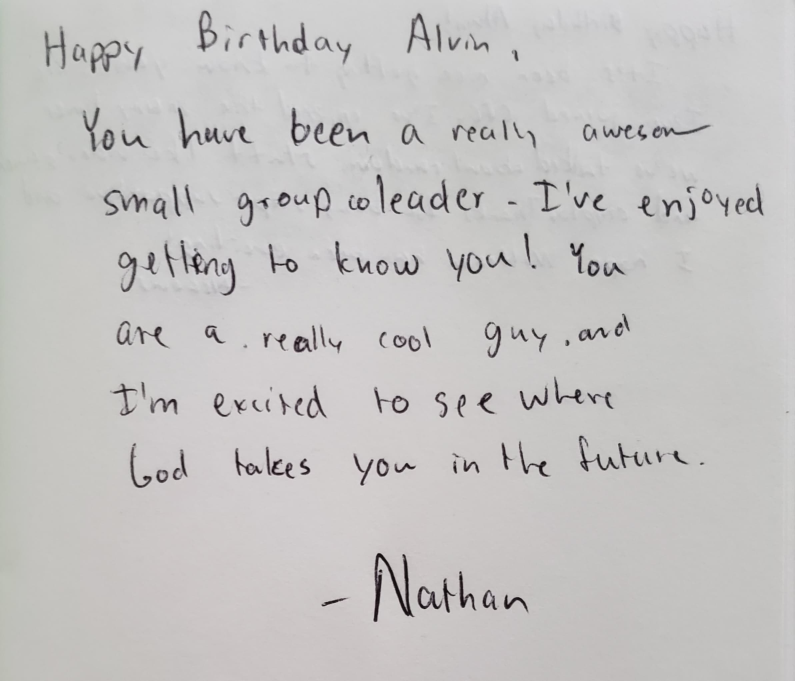
#> input picture backend/input/testNoteBright.jpg, 2384 x 2042 px, found by its file name (shown at 1/3 size)
$ python resize.py
#> lines starting #> are read from the running program, lines starting #| are printed output that depends on the picture; after the words box and inside, x2 and y2 are one past the last pixel; in counts of white or black regions, pixels touching at a corner belong together
### backend/image.py
import numpy as np
import cv2
import random


class Image():

    # Open an Image
    @staticmethod
    def open_image(path):
#> called with path = 'backend/input/testNoteBright.jpg'
        return cv2.imread(path)
#> returned value is the input picture: shape (2042, 2384, 3); mean B, G, R 194.5, 195.3, 196.9

    @staticmethod
    def save_image(filename, image):
        cv2.imwrite(filename, image)

    # [5 lines left out: function paste_image, not called in this run]

    @staticmethod
    def scale_image(src_image, new_h, new_w, min_size):
        height, width, channel = src_image.shape
        # letter is probably i or l, their width is too thin
        if width < min_size:
            # we only rescale the height in that case
            rescaled_image = cv2.resize(src_image, (width, new_h))
        else:
            rescaled_image = cv2.resize(src_image, (new_w, new_h))
        return rescaled_image

    @staticmethod
    def crop_image(src_image, bound):
        (x, y, w, h) = cv2.boundingRect(bound)
        cropped_image = src_image[y:y + h, x:x + w]
        return cropped_image

    # [4 lines left out: function new_image, not called in this run]

    @staticmethod
    def copy_image(image):
        new_image = image.copy()
        return new_image

    # [20 lines left out: function new_similar_image, not called in this run]

### backend/handwriting.py
from backend.image import Image
import cv2
import numpy as np
from backend.jenksPartition import getJenksBreaks


class Handwriting():
    def __init__(self, filename, input_folder, output_folder, file_extension, possible_lines=10, min_scalar=.01, max_scalar=.5, scaling_range_ratio=1.5):
        self.filename = filename
        self.input_folder = input_folder
        self.output_folder = output_folder
        self.file_extension = file_extension
        self.file = self.filename + self.file_extension
        self.contours = None
        self.cropped_letters = None
        self.centroids = None
        self.line_placements = None
        self.min_scalar = min_scalar
        self.max_scalar = max_scalar
        self.scaling_range_ratio = scaling_range_ratio
        self.possible_lines = possible_lines
        self.avg_contour_h, self.avg_contour_w = 0, 0

        self.image_object = Image.open_image(self.input_folder + self.file)
        self.height, self.width, self.channel = self.image_object.shape
#> self.height = 2042; self.width = 2384; self.channel = 3

    @staticmethod
    def filter_contour_by_size(contours, min_size, max_size):
        """
        Filters the contours given min_size and max_size, will go through if EITHER height or width passes
        :param contours: Array of contours
        :param min_size: Minimum size that a dimension can pass
        :param max_size: Maximum size that a dimension can pass
        :return: A new array that contains filtered contours, average height, average width
        """
        filtered_contours = []
        avg_contour_w = 0
        avg_contour_h = 0
        for contour in contours:
            # gets coordinates of Rect
            (x, y, w, h) = cv2.boundingRect(contour)
            if min_size < w < max_size or min_size < h < max_size:
                avg_contour_w += w
                avg_contour_h += h
                filtered_contours.append(contour)
        avg_contour_w /= len(filtered_contours)
        avg_contour_w = int(avg_contour_w)
        avg_contour_h /= len(filtered_contours)
        avg_contour_h = int(avg_contour_h)
        return filtered_contours, avg_contour_h, avg_contour_w

    def print_bounding_boxes(self):
        """
        Prints the bounding boxes found by function
        :return: None
        """
        copied_image = Image.copy_image(self.image_object)
        for contour in self.contours:
            (x, y, w, h) = cv2.boundingRect(contour)
            # if the contour is sufficiently large, it must be a digit
            x1 = x + w
            y1 = y + h
            # print(x,x1,y,y1)
            # Drawing the selected contour on the original image
            cv2.rectangle(copied_image, (x, y), (x1, y1), (0, 255, 0), 2)
        Image.save_image(self.output_folder + self.filename + 'Bounding' + self.file_extension, copied_image)

    def find_bounding_boxes_and_crop(self, should_print_bounding_boxes=False):
        """
        Finds the bounding boxes around each letter, crops and scales to uniform size
        :param should_print_bounding_boxes: Boolean, true if you want to print the bounding box representation
        :return: bounding boxes, array of scaled cropped letters
        """
#> called with should_print_bounding_boxes = True
        # creates grayscale image for the thresholding to take effect
        imgray = cv2.cvtColor(self.image_object,cv2.COLOR_BGR2GRAY)
        ret, th1 = cv2.threshold(imgray, 127, 255, cv2.THRESH_BINARY)
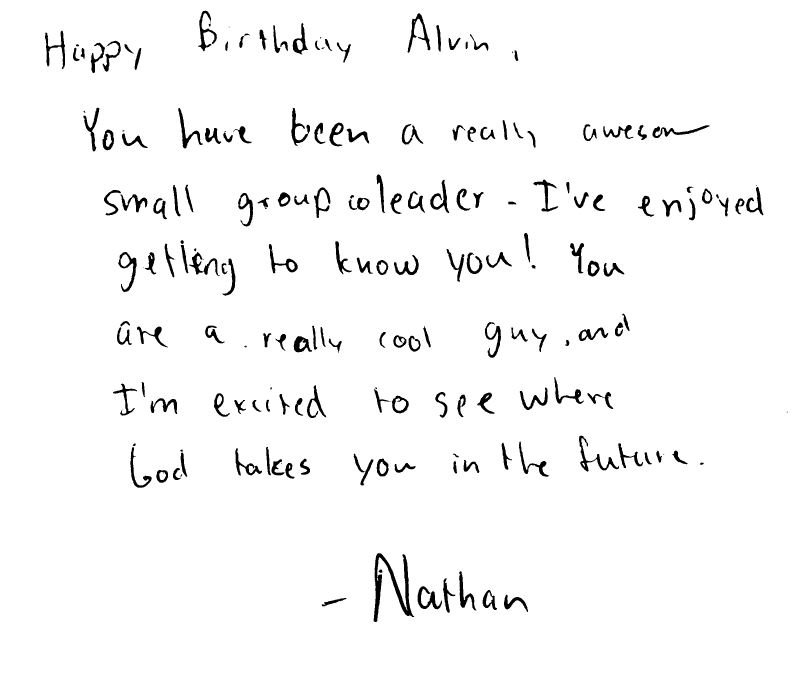
#> th1: shape (2042, 2384) (shown at 1/3 size); 97% white; 203 black regions (22 under 20 px)
        contours, hierarchy = cv2.findContours(th1,cv2.RETR_TREE,cv2.CHAIN_APPROX_SIMPLE)
#> contours = 247 contours, 34 with area under 20; largest, box (x1, y1, x2, y2) and area: (0, 0, 2384, 2042) 4863703, (1120, 1658, 1244, 1867) 7201, (354, 755, 411, 877) 2756, (1736, 1306, 1858, 1416) 2544, (1221, 39, 1292, 159) 2276
        min_size = max(self.height, self.width) * self.min_scalar
#> min_size = 23.84
        max_size = min(self.height, self.width) * self.max_scalar
#> max_size = 1021
        # filter one, removes anything that is too extreme
        filter_one_contour, avg_contour_h, avg_contour_w = Handwriting.filter_contour_by_size(contours, min_size, max_size)
#> the loop in filter_contour_by_size, `for contour in contours:` made 247 passes
#> (x, y, w, h, avg_contour_w, avg_contour_h) on passes 2, 3, 4, 5, 6, 7, 8, 10, 14, 15, 17, 18: (964, 1793, 77, 27, 77, 27), (1511, 1783, 74, 54, 151, 81), (1447, 1769, 45, 62, 196, 143), (1458, 1776, 21, 40, 217, 183), (1252, 1758, 75, 71, 292, 254), (1328, 1734, 39, 105, 331, 359), (1376, 1713, 54, 119, 385, 478), (1120, 1658, 124, 209, 509, 687), (468, 1409, 37, 40, 546, 727), (478, 1415, 20, 25, 566, 752), (518, 1403, 25, 38, 591, 790), (1183, 1388, 65, 31, 656, 821)
#> (x, y, w, h, avg_contour_w) on pass 112: (1128, 779, 38, 47, 3606)
#> after the loop in filter_contour_by_size, `for contour in contours:`: avg_contour_h = 10990; avg_contour_w = 7781; filtered_contours = 179 contours; largest, box (x1, y1, x2, y2) and area: (1120, 1658, 1244, 1867) 7201, (354, 755, 411, 877) 2756, (1736, 1306, 1858, 1416) 2544, (1221, 39, 1292, 159) 2276, (805, 731, 894, 821) 2173
#> in filter_contour_by_size, `avg_contour_w /= len(filtered_contours)`: avg_contour_w = 43.47
#> in filter_contour_by_size, `avg_contour_w = int(avg_contour_w)`: avg_contour_w = 43
#> in filter_contour_by_size, `avg_contour_h /= len(filtered_contours)`: avg_contour_h = 61.4
#> in filter_contour_by_size, `avg_contour_h = int(avg_contour_h)`: avg_contour_h = 61
#> filter_one_contour has the same summary as filtered_contours in filter_contour_by_size; avg_contour_h = 61; avg_contour_w = 43
        max_size = max(avg_contour_h, avg_contour_w) * self.scaling_range_ratio
#> max_size = 91.5
        min_size = min(avg_contour_h, avg_contour_w) / self.scaling_range_ratio
#> min_size = 28.67
        # filter two, removes anything that is too small or big to be relevant
        letter_contours_bounding_box, avg_contour_h, avg_contour_w = Handwriting.filter_contour_by_size(filter_one_contour, min_size, max_size)
#> the loop in filter_contour_by_size (call 2), `for contour in contours:` made 179 passes
#> (x, y, w, h, avg_contour_w, avg_contour_h) on passes 1, 2, 3, 4, 5, 6, 7, 9, 11, 12, 13, 14: (964, 1793, 77, 27, 77, 27), (1511, 1783, 74, 54, 151, 81), (1447, 1769, 45, 62, 196, 143), (1458, 1776, 21, 40, 217, 183), (1252, 1758, 75, 71, 292, 254), (1328, 1734, 39, 105, 331, 359), (1376, 1713, 54, 119, 385, 478), (468, 1409, 37, 40, 422, 518), (518, 1403, 25, 38, 447, 556), (1183, 1388, 65, 31, 512, 587), (855, 1388, 30, 49, 542, 636), (1359, 1381, 13, 41, 555, 677)
#> (x, y, w, h) on passes 8, 10: (1120, 1658, 124, 209), (478, 1415, 20, 25)

        self.avg_contour_h, self.avg_contour_w = avg_contour_h, avg_contour_w
        self.contours = letter_contours_bounding_box
        if should_print_bounding_boxes:
            self.print_bounding_boxes()
#> after the loop in print_bounding_boxes, `for contour in self.contours:`:
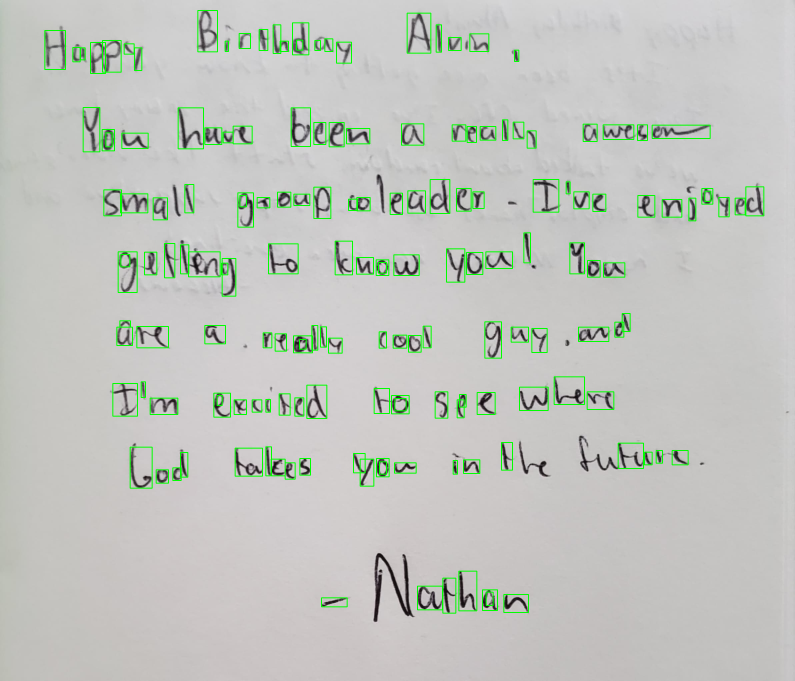
#> copied_image: shape (2042, 2384, 3) (shown at 1/3 size); mean B, G, R 190.5, 196.7, 192.9
        cropped_letters = self.crop_and_scale(letter_contours_bounding_box, avg_contour_h, avg_contour_w, min_size)
        return letter_contours_bounding_box, cropped_letters

    def crop_and_scale(self, letter_contours, avg_contour_h, avg_contour_w, min_size):
        """
        Crops and scales each letter to the same size
        :param letter_contours: the bounding boxes of each letter
        :param avg_contour_h: the uniform size to scale to
        :param avg_contour_w: the uniform size to scale to
        :param min_size: the smallest size a letter can be
        :return: array of the cropped letters
        """
#> called with avg_contour_h = 61, avg_contour_w = 43, min_size = 28.67
        cropped_letters = []
        # we will crop each letter and scale it so they are uniform
        for letter_contour in letter_contours:
            cropped_letter = Image.crop_image(self.image_object, letter_contour)
            cropped_and_scaled_letter = Image.scale_image(cropped_letter, avg_contour_h, avg_contour_w, min_size)
            cropped_letters.append(cropped_and_scaled_letter)
#> this loop made 166 passes
#> pass 1, in crop_image, `cropped_image = src_image[y:y + h, x:x + w]`:
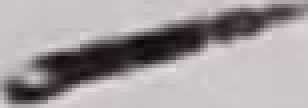
#> cropped_image: shape (27, 77, 3) (shown 4 times larger); mean B, G, R 156.6, 156.2, 163
#> pass 1, in scale_image, `rescaled_image = cv2.resize(src_image, (new_w, new_h))`:
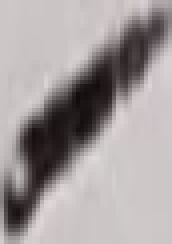
#> rescaled_image: shape (61, 43, 3) (shown 4 times larger); mean B, G, R 156.5, 156.1, 162.8
#> pass 2, in crop_image (call 2), `cropped_image = src_image[y:y + h, x:x + w]`:
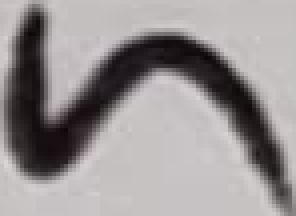
#> cropped_image: shape (54, 74, 3) (shown 4 times larger); mean B, G, R 147.2, 146.8, 151.8
#> pass 2, in scale_image (call 2), `rescaled_image = cv2.resize(src_image, (new_w, new_h))`:
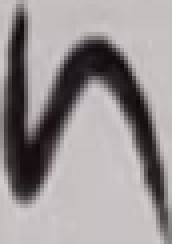
#> rescaled_image: shape (61, 43, 3) (shown 4 times larger); mean B, G, R 147.1, 146.7, 151.7
#> after the loop:
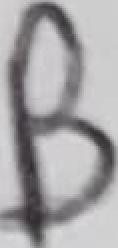
#> cropped_letter: shape (124, 59, 3) (shown 2 times larger); mean B, G, R 165.7, 163.7, 165.6
        self.cropped_letters = cropped_letters
        return cropped_letters

    def find_centroids(self, should_print_centroids):
        """
        Find the centroid (moment-wise) of each contour, this allows a good sense of where the word belongs
        :param should_print_centroids: boolean whether to print the centroids
        :return: array of centroids
        """
#> called with should_print_centroids = True
        centroids = []
        for c in self.contours:
            # calculate moments for each contour
            M = cv2.moments(c)

            # calculate x,y coordinate of center
            cX = int(M["m10"] / M["m00"])
            cY = int(M["m01"] / M["m00"])
            centroids.append((cX, cY))
        self.centroids = centroids
        if should_print_centroids:
#> (the run stopped early here; a loop or call above may not have finished)

$ run again, with backend/input/test.jpg copied over backend/input/testNoteBright.jpg
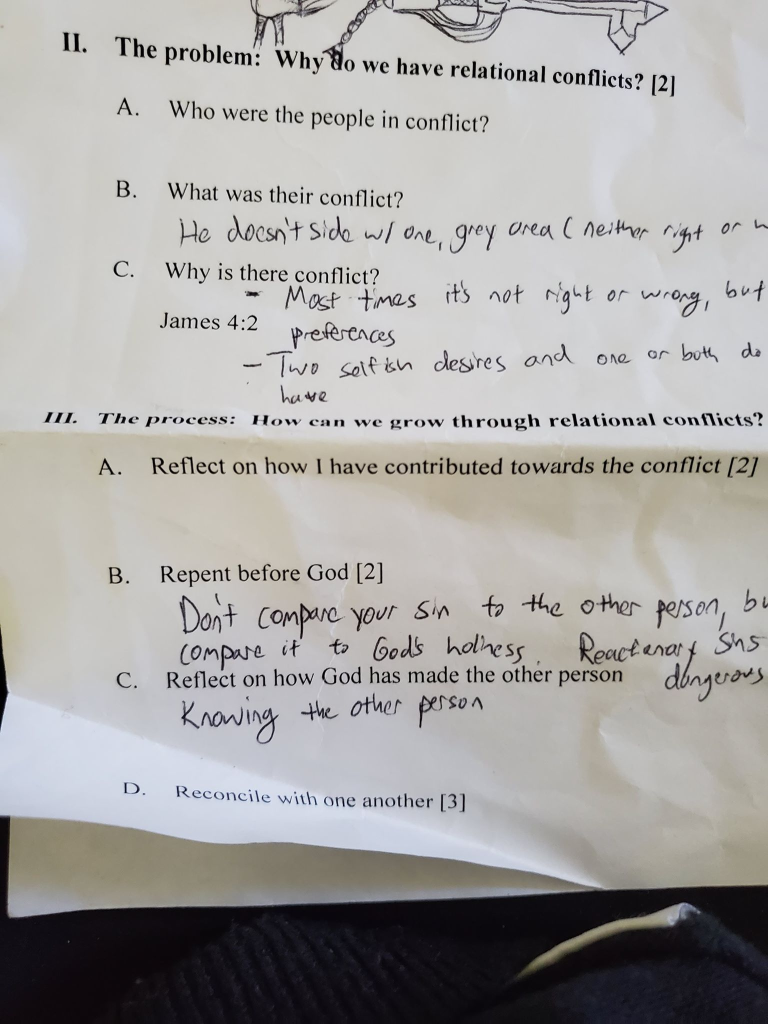
#> input picture backend/input/test.jpg, 1536 x 2048 px, found by its file name (shown at 1/2 size)
#> in open_image, returned value is the input picture: shape (2048, 1536, 3); mean B, G, R 165, 166.6, 168.2
#> in find_bounding_boxes_and_crop, `ret, th1 = cv2.threshold(imgray, 127, 255, cv2.THRESH_BINARY)`:
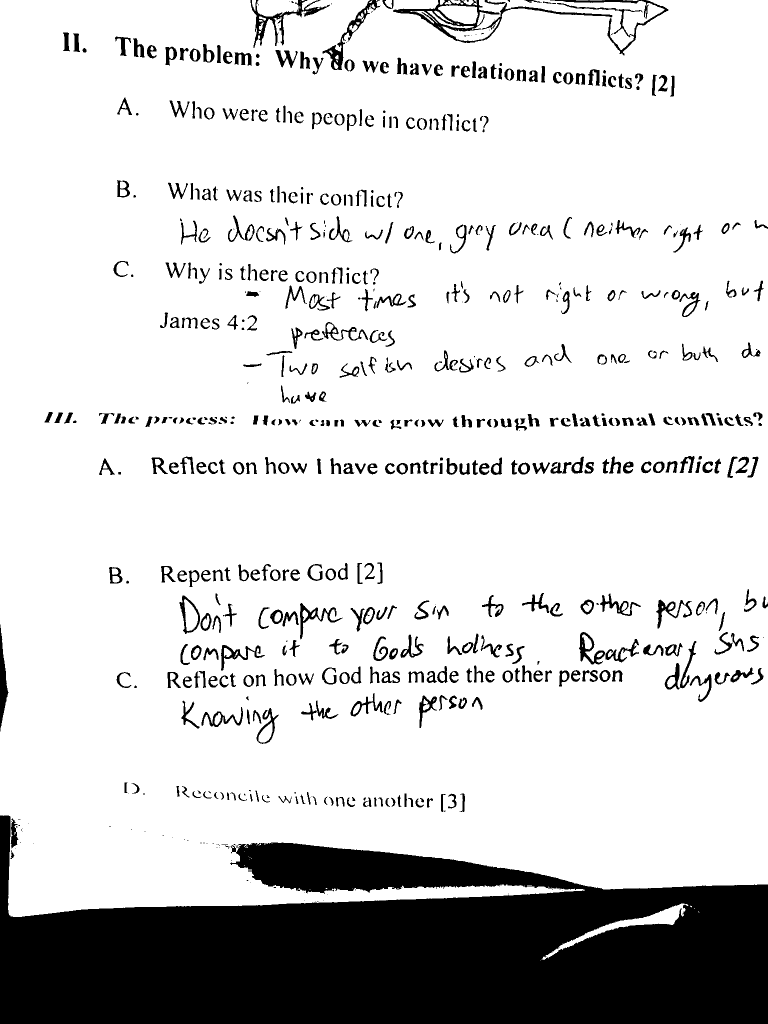
#> th1: shape (2048, 1536) (shown at 1/2 size); 82.5% white; 719 black regions (140 under 20 px)
#> contours = 984 contours, 257 with area under 20; largest, box (x1, y1, x2, y2) and area: (0, 0, 1536, 1834) 2690806, (1085, 1807, 1377, 1920) 3844, (513, 0, 598, 33) 2135, (876, 11, 956, 48) 2068, (358, 1190, 401, 1269) 2061
#> the loop in filter_contour_by_size, `for contour in contours:` made 984 passes
#> (x, y, w, h, avg_contour_w, avg_contour_h) on passes 7, 48, 53, 54, 58, 65, 70, 73: (1085, 1807, 292, 113, 292, 113), (517, 44, 10, 23, 302, 136), (854, 22, 94, 35, 396, 171), (821, 22, 54, 25, 450, 196), (868, 21, 38, 26, 488, 222), (876, 11, 80, 37, 568, 259), (1253, 0, 24, 2, 592, 261), (1179, 0, 26, 1, 618, 262)
#> after the loop in filter_contour_by_size, `for contour in contours:`: avg_contour_h = 14634; avg_contour_w = 11325; filtered_contours = 475 contours, 3 with area under 20; largest, box (x1, y1, x2, y2) and area: (1085, 1807, 1377, 1920) 3844, (513, 0, 598, 33) 2135, (876, 11, 956, 48) 2068, (358, 1190, 401, 1269) 2061, (1157, 1263, 1211, 1330) 1710
#> in filter_contour_by_size, `avg_contour_w /= len(filtered_contours)`: avg_contour_w = 23.84
#> in filter_contour_by_size, `avg_contour_w = int(avg_contour_w)`: avg_contour_w = 23
#> in filter_contour_by_size, `avg_contour_h /= len(filtered_contours)`: avg_contour_h = 30.81
#> in filter_contour_by_size, `avg_contour_h = int(avg_contour_h)`: avg_contour_h = 30
#> in find_bounding_boxes_and_crop, `filter_one_contour, avg_contour_h, avg_contour_w = Handwriting.filter_..`: filter_one_contour has the same summary as filtered_contours in filter_contour_by_size; avg_contour_w = 23
#> in find_bounding_boxes_and_crop, `max_size = max(avg_contour_h, avg_contour_w) * self.scaling_range_ratio`: max_size = 45
#> in find_bounding_boxes_and_crop, `min_size = min(avg_contour_h, avg_contour_w) / self.scaling_range_ratio`: min_size = 15.33
#> the loop in filter_contour_by_size (call 2), `for contour in contours:` made 475 passes
#> (contour, x, y, w, h, avg_contour_w, avg_contour_h) on passes 8 to 9: ([[1179, 0], [1204, 0]], 1179, 0, 26, 1, 326, 149), ([[1152, 0], [1176, 0]], 1152, 0, 25, 1, 351, 150)
#> the loop in print_bounding_boxes, `for contour in self.contours:` made 456 passes
#> contour on passes 7 to 8: [[1179, 0], [1204, 0]], [[1152, 0], [1176, 0]]
#> the loop in crop_and_scale, `for letter_contour in letter_contours:` made 456 passes
#> pass 3, in scale_image (call 3), `rescaled_image = cv2.resize(src_image, (new_w, new_h))`:
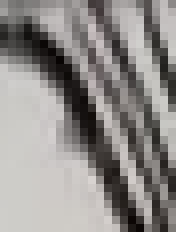
#> rescaled_image: shape (29, 22, 3) (shown 8 times larger); mean B, G, R 137.9, 140.2, 143.7
#> the loop in find_centroids, `for c in self.contours:` made 7 passes
